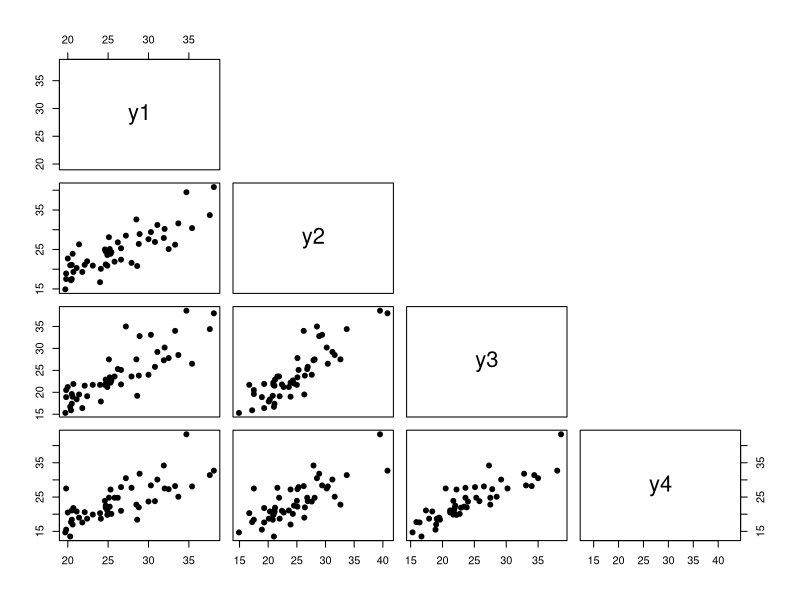
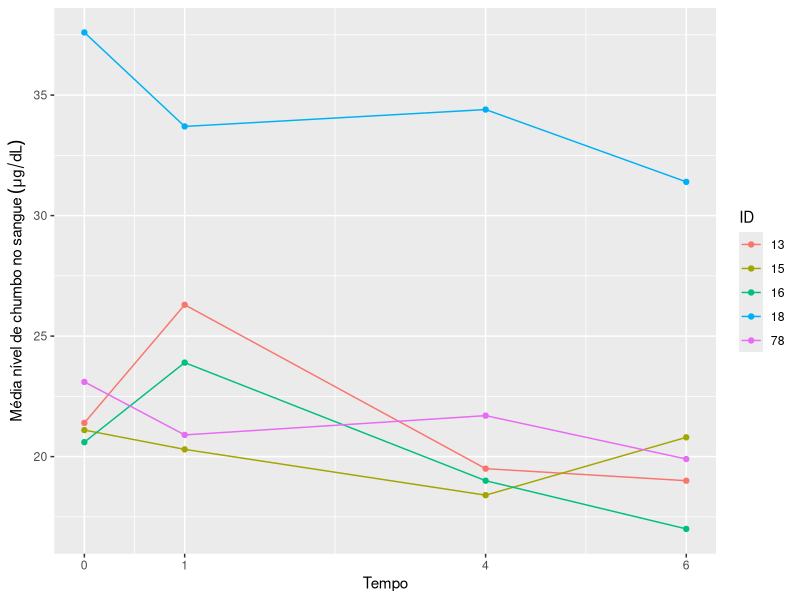

Write the R code that produced these figures, in order. (Note: this script raises an error after producing the figures.)
## ----tlc, echo=FALSE, eval=TRUE, warning=FALSE, message=FALSE, out.width='80%'------
# ----------------------------------------------------
# Carregando os pacotes

library(haven)
library(tidyr)
library(ggplot2)

# ----------------------------------------------------
# Carregando o arquivo de dados

chumbo.df <- read_dta(file = here::here("data", "tlc.dta"))

chumbo.df$trt <- factor(chumbo.df$trt, labels = c("Placebo", "Succimer"))

# ----------------------------------------------------
# Reformando o objeto: de "largo" para "longo"

chumbo.df.longo <- gather(data = chumbo.df, key = "tempo", value = "chumbo", -id, -trt)

# ----------------------------------------------------
# Formata variáveis

chumbo.df.longo$tempo <- factor(chumbo.df.longo$tempo, labels = c("0", "1", "4", "6"))
chumbo.df.longo$tempo.num <- as.numeric(as.character(chumbo.df.longo$tempo))

# ----------------------------------------------------
# Versões placebo

chumbo.df.p <- subset(chumbo.df, subset = trt == "Placebo")
names(chumbo.df.p)[3:6] <- paste0("y", 1:4)

chumbo.df.longo.p <- subset(chumbo.df.longo, subset = trt == "Placebo")



## ----tlc_pairs, echo=FALSE, eval=TRUE, warning=FALSE, message=FALSE, fig.align='center', out.width="80%"----

pairs(chumbo.df.p[,3:6], pch = 19, upper.panel = NULL)



## ----tlc_cov, echo=FALSE, eval=TRUE, warning=FALSE, message=FALSE-------------------

knitr::kable(x = cov(chumbo.df.p[,3:6]),
             digits = 1)



## ----tlc_cor, echo=FALSE, eval=TRUE, warning=FALSE, message=FALSE-------------------

knitr::kable(x = cor(chumbo.df.p[,3:6]),
             digits = 2)



## ----tlc_timeplot, echo=FALSE, eval=TRUE, warning=FALSE, message=FALSE, fig.align='center', out.width="100%"----

chumbo.df.longo.p$id <- as.factor(chumbo.df.longo.p$id)
# ----------------------------------------------------
# Gráfico de perfis

set.seed(10)
ids <- sample(x = unique(chumbo.df.longo.p$id), size = 5, replace = FALSE)

p <- ggplot(data = chumbo.df.longo.p[which(chumbo.df.longo.p$id %in% ids), ],
            mapping = aes(x = tempo.num, y = chumbo, group = id, colour = id)) +
  geom_point() +
  geom_line() +
  scale_x_continuous(breaks = c(0,1,4,6)) +
  labs(x = "Tempo",
       y = expression("Média nível de chumbo no sangue"~(mu*g/dL)),
       colour = "ID")
p


## ----echo=FALSE, fig.align='center', message=FALSE, warning=FALSE, out.width='80%', out.height='60%'----

knitr::include_graphics(here::here('output_figs', 'capa.png'))



## ----echo=FALSE, fig.align='center', message=FALSE, warning=FALSE, out.width='100%', paged.print=FALSE----
knitr::include_graphics(here::here('images', 'fontes_varia_entre.png'))


## ----echo=FALSE, fig.align='center', message=FALSE, warning=FALSE, out.width='100%', paged.print=FALSE----
knitr::include_graphics(here::here('images', 'fontes_varia_intra.png'))


## ----echo=FALSE, fig.align='center', message=FALSE, warning=FALSE, out.width='100%', paged.print=FALSE----
knitr::include_graphics(here::here('images', 'fontes_varia_erro.png'))


## ----echo=FALSE, fig.align='center', message=FALSE, warning=FALSE, out.width='50%', paged.print=FALSE----
knitr::include_graphics(here::here('images', 'presuntinho.jpg'))

